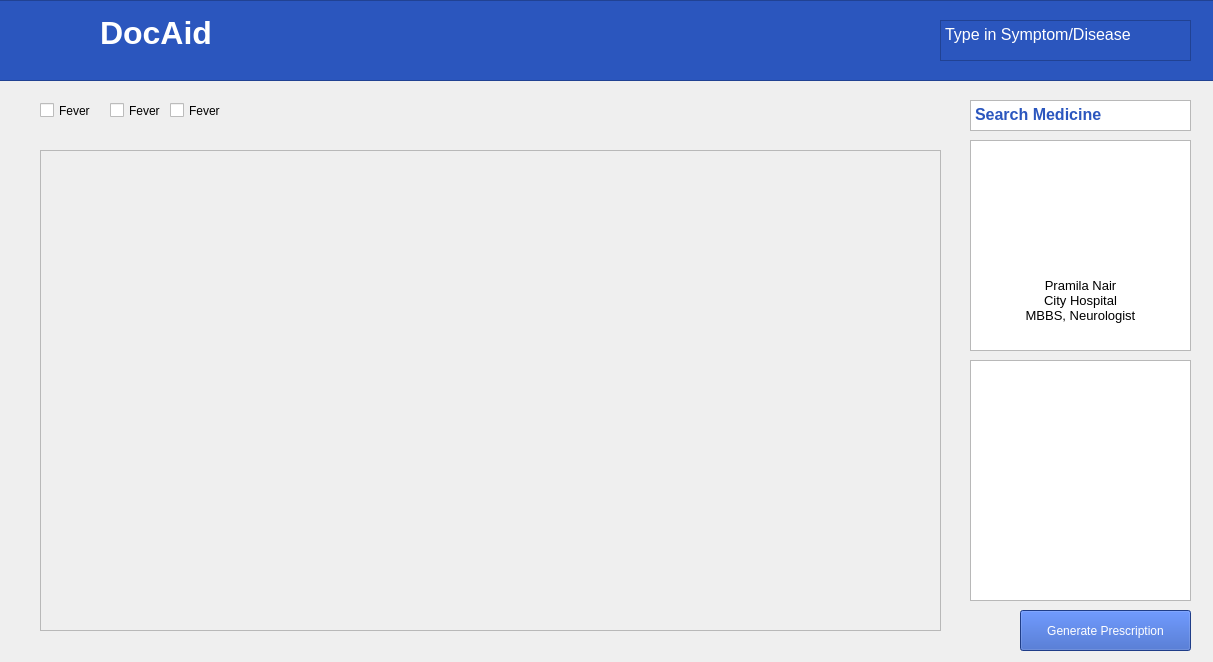
<?xml version="1.0" encoding="UTF-8"?>
<ui version="4.0">
 <class>Prescription</class>
 <widget class="QMainWindow" name="Prescription">
  <property name="geometry">
   <rect>
    <x>0</x>
    <y>0</y>
    <width>1213</width>
    <height>662</height>
   </rect>
  </property>
  <property name="windowTitle">
   <string>MainWindow</string>
  </property>
  <widget class="QWidget" name="centralwidget">
   <widget class="QTextBrowser" name="doc_data">
    <property name="geometry">
     <rect>
      <x>970</x>
      <y>140</y>
      <width>221</width>
      <height>211</height>
     </rect>
    </property>
    <property name="html">
     <string>&lt;!DOCTYPE HTML PUBLIC &quot;-//W3C//DTD HTML 4.0//EN&quot; &quot;http://www.w3.org/TR/REC-html40/strict.dtd&quot;&gt;
&lt;html&gt;&lt;head&gt;&lt;meta name=&quot;qrichtext&quot; content=&quot;1&quot; /&gt;&lt;style type=&quot;text/css&quot;&gt;
p, li { white-space: pre-wrap; }
&lt;/style&gt;&lt;/head&gt;&lt;body style=&quot; font-family:'Ubuntu'; font-size:11pt; font-weight:400; font-style:normal;&quot;&gt;
&lt;p align=&quot;center&quot; dir='rtl' style=&quot;-qt-paragraph-type:empty; margin-top:0px; margin-bottom:0px; margin-left:0px; margin-right:0px; -qt-block-indent:0; text-indent:0px; font-family:'MS Shell Dlg 2'; font-size:8.25pt;&quot;&gt;&lt;br /&gt;&lt;/p&gt;
&lt;p align=&quot;center&quot; dir='rtl' style=&quot;-qt-paragraph-type:empty; margin-top:0px; margin-bottom:0px; margin-left:0px; margin-right:0px; -qt-block-indent:0; text-indent:0px; font-family:'MS Shell Dlg 2'; font-size:10pt;&quot;&gt;&lt;br /&gt;&lt;/p&gt;
&lt;p align=&quot;center&quot; dir='rtl' style=&quot;-qt-paragraph-type:empty; margin-top:0px; margin-bottom:0px; margin-left:0px; margin-right:0px; -qt-block-indent:0; text-indent:0px; font-family:'MS Shell Dlg 2'; font-size:10pt;&quot;&gt;&lt;br /&gt;&lt;/p&gt;
&lt;p align=&quot;center&quot; dir='rtl' style=&quot;-qt-paragraph-type:empty; margin-top:0px; margin-bottom:0px; margin-left:0px; margin-right:0px; -qt-block-indent:0; text-indent:0px; font-family:'MS Shell Dlg 2'; font-size:10pt;&quot;&gt;&lt;br /&gt;&lt;/p&gt;
&lt;p align=&quot;center&quot; dir='rtl' style=&quot;-qt-paragraph-type:empty; margin-top:0px; margin-bottom:0px; margin-left:0px; margin-right:0px; -qt-block-indent:0; text-indent:0px; font-family:'MS Shell Dlg 2'; font-size:10pt;&quot;&gt;&lt;br /&gt;&lt;/p&gt;
&lt;p align=&quot;center&quot; dir='rtl' style=&quot;-qt-paragraph-type:empty; margin-top:0px; margin-bottom:0px; margin-left:0px; margin-right:0px; -qt-block-indent:0; text-indent:0px; font-family:'MS Shell Dlg 2'; font-size:10pt;&quot;&gt;&lt;br /&gt;&lt;/p&gt;
&lt;p align=&quot;center&quot; dir='rtl' style=&quot;-qt-paragraph-type:empty; margin-top:0px; margin-bottom:0px; margin-left:0px; margin-right:0px; -qt-block-indent:0; text-indent:0px; font-family:'MS Shell Dlg 2'; font-size:10pt;&quot;&gt;&lt;br /&gt;&lt;/p&gt;
&lt;p align=&quot;center&quot; dir='rtl' style=&quot;-qt-paragraph-type:empty; margin-top:0px; margin-bottom:0px; margin-left:0px; margin-right:0px; -qt-block-indent:0; text-indent:0px; font-family:'MS Shell Dlg 2'; font-size:10pt;&quot;&gt;&lt;br /&gt;&lt;/p&gt;
&lt;p align=&quot;center&quot; dir='rtl' style=&quot;-qt-paragraph-type:empty; margin-top:0px; margin-bottom:0px; margin-left:0px; margin-right:0px; -qt-block-indent:0; text-indent:0px; font-family:'MS Shell Dlg 2'; font-size:10pt;&quot;&gt;&lt;br /&gt;&lt;/p&gt;
&lt;p align=&quot;center&quot; dir='rtl' style=&quot; margin-top:0px; margin-bottom:0px; margin-left:0px; margin-right:0px; -qt-block-indent:0; text-indent:0px;&quot;&gt;&lt;span style=&quot; font-family:'MS Shell Dlg 2'; font-size:10pt;&quot;&gt;Pramila Nair&lt;/span&gt;&lt;/p&gt;
&lt;p align=&quot;center&quot; dir='rtl' style=&quot; margin-top:0px; margin-bottom:0px; margin-left:0px; margin-right:0px; -qt-block-indent:0; text-indent:0px;&quot;&gt;&lt;span style=&quot; font-family:'MS Shell Dlg 2'; font-size:10pt;&quot;&gt;City Hospital&lt;/span&gt;&lt;/p&gt;
&lt;p align=&quot;center&quot; dir='rtl' style=&quot; margin-top:0px; margin-bottom:0px; margin-left:0px; margin-right:0px; -qt-block-indent:0; text-indent:0px;&quot;&gt;&lt;span style=&quot; font-family:'MS Shell Dlg 2'; font-size:10pt;&quot;&gt;MBBS, Neurologist&lt;/span&gt;&lt;/p&gt;&lt;/body&gt;&lt;/html&gt;</string>
    </property>
   </widget>
   <widget class="QLabel" name="label">
    <property name="geometry">
     <rect>
      <x>20</x>
      <y>0</y>
      <width>71</width>
      <height>71</height>
     </rect>
    </property>
    <property name="text">
     <string/>
    </property>
    <property name="pixmap">
     <pixmap>../.designer/Downloads/DeepinScreenshot_20190821152323-removebg-preview.png</pixmap>
    </property>
   </widget>
   <widget class="QCheckBox" name="checkBox">
    <property name="geometry">
     <rect>
      <x>40</x>
      <y>100</y>
      <width>91</width>
      <height>21</height>
     </rect>
    </property>
    <property name="text">
     <string>Fever</string>
    </property>
   </widget>
   <widget class="QPushButton" name="pushButton_9">
    <property name="geometry">
     <rect>
      <x>1020</x>
      <y>610</y>
      <width>171</width>
      <height>41</height>
     </rect>
    </property>
    <property name="palette">
     <palette>
      <active>
       <colorrole role="Button">
        <brush brushstyle="SolidPattern">
         <color alpha="255">
          <red>43</red>
          <green>86</green>
          <blue>190</blue>
         </color>
        </brush>
       </colorrole>
       <colorrole role="Text">
        <brush brushstyle="SolidPattern">
         <color alpha="255">
          <red>255</red>
          <green>255</green>
          <blue>255</blue>
         </color>
        </brush>
       </colorrole>
       <colorrole role="ButtonText">
        <brush brushstyle="SolidPattern">
         <color alpha="255">
          <red>255</red>
          <green>255</green>
          <blue>255</blue>
         </color>
        </brush>
       </colorrole>
       <colorrole role="Base">
        <brush brushstyle="SolidPattern">
         <color alpha="255">
          <red>43</red>
          <green>86</green>
          <blue>190</blue>
         </color>
        </brush>
       </colorrole>
       <colorrole role="Window">
        <brush brushstyle="SolidPattern">
         <color alpha="255">
          <red>43</red>
          <green>86</green>
          <blue>190</blue>
         </color>
        </brush>
       </colorrole>
      </active>
      <inactive>
       <colorrole role="Button">
        <brush brushstyle="SolidPattern">
         <color alpha="255">
          <red>43</red>
          <green>86</green>
          <blue>190</blue>
         </color>
        </brush>
       </colorrole>
       <colorrole role="Text">
        <brush brushstyle="SolidPattern">
         <color alpha="255">
          <red>255</red>
          <green>255</green>
          <blue>255</blue>
         </color>
        </brush>
       </colorrole>
       <colorrole role="ButtonText">
        <brush brushstyle="SolidPattern">
         <color alpha="255">
          <red>255</red>
          <green>255</green>
          <blue>255</blue>
         </color>
        </brush>
       </colorrole>
       <colorrole role="Base">
        <brush brushstyle="SolidPattern">
         <color alpha="255">
          <red>43</red>
          <green>86</green>
          <blue>190</blue>
         </color>
        </brush>
       </colorrole>
       <colorrole role="Window">
        <brush brushstyle="SolidPattern">
         <color alpha="255">
          <red>43</red>
          <green>86</green>
          <blue>190</blue>
         </color>
        </brush>
       </colorrole>
      </inactive>
      <disabled>
       <colorrole role="Button">
        <brush brushstyle="SolidPattern">
         <color alpha="255">
          <red>43</red>
          <green>86</green>
          <blue>190</blue>
         </color>
        </brush>
       </colorrole>
       <colorrole role="Text">
        <brush brushstyle="SolidPattern">
         <color alpha="255">
          <red>120</red>
          <green>120</green>
          <blue>120</blue>
         </color>
        </brush>
       </colorrole>
       <colorrole role="ButtonText">
        <brush brushstyle="SolidPattern">
         <color alpha="255">
          <red>120</red>
          <green>120</green>
          <blue>120</blue>
         </color>
        </brush>
       </colorrole>
       <colorrole role="Base">
        <brush brushstyle="SolidPattern">
         <color alpha="255">
          <red>43</red>
          <green>86</green>
          <blue>190</blue>
         </color>
        </brush>
       </colorrole>
       <colorrole role="Window">
        <brush brushstyle="SolidPattern">
         <color alpha="255">
          <red>43</red>
          <green>86</green>
          <blue>190</blue>
         </color>
        </brush>
       </colorrole>
      </disabled>
     </palette>
    </property>
    <property name="styleSheet">
     <string notr="true">background-color: rgb(43, 86, 190);</string>
    </property>
    <property name="text">
     <string>Generate Prescription</string>
    </property>
   </widget>
   <widget class="QTextBrowser" name="nav">
    <property name="geometry">
     <rect>
      <x>-10</x>
      <y>0</y>
      <width>1231</width>
      <height>81</height>
     </rect>
    </property>
    <property name="styleSheet">
     <string notr="true">background-color: rgb(43, 86, 190);</string>
    </property>
    <property name="html">
     <string>&lt;!DOCTYPE HTML PUBLIC &quot;-//W3C//DTD HTML 4.0//EN&quot; &quot;http://www.w3.org/TR/REC-html40/strict.dtd&quot;&gt;
&lt;html&gt;&lt;head&gt;&lt;meta name=&quot;qrichtext&quot; content=&quot;1&quot; /&gt;&lt;style type=&quot;text/css&quot;&gt;
p, li { white-space: pre-wrap; }
&lt;/style&gt;&lt;/head&gt;&lt;body style=&quot; font-family:'Ubuntu'; font-size:11pt; font-weight:400; font-style:normal;&quot;&gt;
&lt;p style=&quot;-qt-paragraph-type:empty; margin-top:0px; margin-bottom:0px; margin-left:0px; margin-right:0px; -qt-block-indent:0; text-indent:0px;&quot;&gt;&lt;br /&gt;&lt;/p&gt;&lt;/body&gt;&lt;/html&gt;</string>
    </property>
   </widget>
   <widget class="QTextEdit" name="textEdit_2">
    <property name="geometry">
     <rect>
      <x>970</x>
      <y>100</y>
      <width>221</width>
      <height>31</height>
     </rect>
    </property>
    <property name="html">
     <string>&lt;!DOCTYPE HTML PUBLIC &quot;-//W3C//DTD HTML 4.0//EN&quot; &quot;http://www.w3.org/TR/REC-html40/strict.dtd&quot;&gt;
&lt;html&gt;&lt;head&gt;&lt;meta name=&quot;qrichtext&quot; content=&quot;1&quot; /&gt;&lt;style type=&quot;text/css&quot;&gt;
p, li { white-space: pre-wrap; }
&lt;/style&gt;&lt;/head&gt;&lt;body style=&quot; font-family:'Ubuntu'; font-size:11pt; font-weight:400; font-style:normal;&quot;&gt;
&lt;p style=&quot; margin-top:0px; margin-bottom:0px; margin-left:0px; margin-right:0px; -qt-block-indent:0; text-indent:0px;&quot;&gt;&lt;span style=&quot; font-family:'MS Shell Dlg 2'; font-size:12pt; font-weight:600; color:#2b56be;&quot;&gt;Search Medicine&lt;/span&gt;&lt;/p&gt;&lt;/body&gt;&lt;/html&gt;</string>
    </property>
   </widget>
   <widget class="QLabel" name="label_2">
    <property name="geometry">
     <rect>
      <x>990</x>
      <y>150</y>
      <width>181</width>
      <height>141</height>
     </rect>
    </property>
    <property name="text">
     <string/>
    </property>
    <property name="pixmap">
     <pixmap>../venv/images/doctor-background-design_1270-62.png</pixmap>
    </property>
   </widget>
   <widget class="QLabel" name="label_4">
    <property name="geometry">
     <rect>
      <x>740</x>
      <y>10</y>
      <width>9</width>
      <height>17</height>
     </rect>
    </property>
    <property name="text">
     <string/>
    </property>
    <property name="pixmap">
     <pixmap>../Downloads/24px.svg</pixmap>
    </property>
   </widget>
   <widget class="QTextBrowser" name="textBrowser">
    <property name="geometry">
     <rect>
      <x>970</x>
      <y>360</y>
      <width>221</width>
      <height>241</height>
     </rect>
    </property>
    <property name="html">
     <string>&lt;!DOCTYPE HTML PUBLIC &quot;-//W3C//DTD HTML 4.0//EN&quot; &quot;http://www.w3.org/TR/REC-html40/strict.dtd&quot;&gt;
&lt;html&gt;&lt;head&gt;&lt;meta name=&quot;qrichtext&quot; content=&quot;1&quot; /&gt;&lt;style type=&quot;text/css&quot;&gt;
p, li { white-space: pre-wrap; }
&lt;/style&gt;&lt;/head&gt;&lt;body style=&quot; font-family:'Ubuntu'; font-size:11pt; font-weight:400; font-style:normal;&quot;&gt;
&lt;p style=&quot;-qt-paragraph-type:empty; margin-top:0px; margin-bottom:0px; margin-left:0px; margin-right:0px; -qt-block-indent:0; text-indent:0px;&quot;&gt;&lt;br /&gt;&lt;/p&gt;&lt;/body&gt;&lt;/html&gt;</string>
    </property>
   </widget>
   <widget class="QLabel" name="label_3">
    <property name="geometry">
     <rect>
      <x>20</x>
      <y>5</y>
      <width>67</width>
      <height>61</height>
     </rect>
    </property>
    <property name="text">
     <string/>
    </property>
    <property name="pixmap">
     <pixmap>images/DeepinScreenshot_20190821152323-removebg-preview.png</pixmap>
    </property>
   </widget>
   <widget class="QLabel" name="label_6">
    <property name="geometry">
     <rect>
      <x>100</x>
      <y>15</y>
      <width>111</width>
      <height>37</height>
     </rect>
    </property>
    <property name="text">
     <string>&lt;html&gt;&lt;head/&gt;&lt;body&gt;&lt;p&gt;&lt;span style=&quot; font-size:24pt; font-weight:600; color:#ffffff;&quot;&gt;DocAid&lt;/span&gt;&lt;/p&gt;&lt;/body&gt;&lt;/html&gt;</string>
    </property>
   </widget>
   <widget class="QTextEdit" name="textEdit">
    <property name="geometry">
     <rect>
      <x>940</x>
      <y>20</y>
      <width>251</width>
      <height>41</height>
     </rect>
    </property>
    <property name="palette">
     <palette>
      <active>
       <colorrole role="WindowText">
        <brush brushstyle="SolidPattern">
         <color alpha="255">
          <red>0</red>
          <green>0</green>
          <blue>0</blue>
         </color>
        </brush>
       </colorrole>
       <colorrole role="Button">
        <brush brushstyle="SolidPattern">
         <color alpha="255">
          <red>43</red>
          <green>86</green>
          <blue>190</blue>
         </color>
        </brush>
       </colorrole>
       <colorrole role="Midlight">
        <brush brushstyle="SolidPattern">
         <color alpha="255">
          <red>255</red>
          <green>255</green>
          <blue>255</blue>
         </color>
        </brush>
       </colorrole>
       <colorrole role="Dark">
        <brush brushstyle="SolidPattern">
         <color alpha="255">
          <red>255</red>
          <green>255</green>
          <blue>255</blue>
         </color>
        </brush>
       </colorrole>
       <colorrole role="Mid">
        <brush brushstyle="SolidPattern">
         <color alpha="255">
          <red>255</red>
          <green>255</green>
          <blue>255</blue>
         </color>
        </brush>
       </colorrole>
       <colorrole role="Text">
        <brush brushstyle="SolidPattern">
         <color alpha="255">
          <red>0</red>
          <green>0</green>
          <blue>0</blue>
         </color>
        </brush>
       </colorrole>
       <colorrole role="ButtonText">
        <brush brushstyle="SolidPattern">
         <color alpha="255">
          <red>255</red>
          <green>255</green>
          <blue>255</blue>
         </color>
        </brush>
       </colorrole>
       <colorrole role="Base">
        <brush brushstyle="SolidPattern">
         <color alpha="255">
          <red>43</red>
          <green>86</green>
          <blue>190</blue>
         </color>
        </brush>
       </colorrole>
       <colorrole role="Window">
        <brush brushstyle="SolidPattern">
         <color alpha="255">
          <red>43</red>
          <green>86</green>
          <blue>190</blue>
         </color>
        </brush>
       </colorrole>
       <colorrole role="Shadow">
        <brush brushstyle="SolidPattern">
         <color alpha="255">
          <red>255</red>
          <green>255</green>
          <blue>255</blue>
         </color>
        </brush>
       </colorrole>
      </active>
      <inactive>
       <colorrole role="WindowText">
        <brush brushstyle="SolidPattern">
         <color alpha="255">
          <red>0</red>
          <green>0</green>
          <blue>0</blue>
         </color>
        </brush>
       </colorrole>
       <colorrole role="Button">
        <brush brushstyle="SolidPattern">
         <color alpha="255">
          <red>43</red>
          <green>86</green>
          <blue>190</blue>
         </color>
        </brush>
       </colorrole>
       <colorrole role="Midlight">
        <brush brushstyle="SolidPattern">
         <color alpha="255">
          <red>255</red>
          <green>255</green>
          <blue>255</blue>
         </color>
        </brush>
       </colorrole>
       <colorrole role="Dark">
        <brush brushstyle="SolidPattern">
         <color alpha="255">
          <red>255</red>
          <green>255</green>
          <blue>255</blue>
         </color>
        </brush>
       </colorrole>
       <colorrole role="Mid">
        <brush brushstyle="SolidPattern">
         <color alpha="255">
          <red>255</red>
          <green>255</green>
          <blue>255</blue>
         </color>
        </brush>
       </colorrole>
       <colorrole role="Text">
        <brush brushstyle="SolidPattern">
         <color alpha="255">
          <red>0</red>
          <green>0</green>
          <blue>0</blue>
         </color>
        </brush>
       </colorrole>
       <colorrole role="ButtonText">
        <brush brushstyle="SolidPattern">
         <color alpha="255">
          <red>255</red>
          <green>255</green>
          <blue>255</blue>
         </color>
        </brush>
       </colorrole>
       <colorrole role="Base">
        <brush brushstyle="SolidPattern">
         <color alpha="255">
          <red>43</red>
          <green>86</green>
          <blue>190</blue>
         </color>
        </brush>
       </colorrole>
       <colorrole role="Window">
        <brush brushstyle="SolidPattern">
         <color alpha="255">
          <red>43</red>
          <green>86</green>
          <blue>190</blue>
         </color>
        </brush>
       </colorrole>
       <colorrole role="Shadow">
        <brush brushstyle="SolidPattern">
         <color alpha="255">
          <red>255</red>
          <green>255</green>
          <blue>255</blue>
         </color>
        </brush>
       </colorrole>
      </inactive>
      <disabled>
       <colorrole role="WindowText">
        <brush brushstyle="SolidPattern">
         <color alpha="255">
          <red>255</red>
          <green>255</green>
          <blue>255</blue>
         </color>
        </brush>
       </colorrole>
       <colorrole role="Button">
        <brush brushstyle="SolidPattern">
         <color alpha="255">
          <red>43</red>
          <green>86</green>
          <blue>190</blue>
         </color>
        </brush>
       </colorrole>
       <colorrole role="Midlight">
        <brush brushstyle="SolidPattern">
         <color alpha="255">
          <red>255</red>
          <green>255</green>
          <blue>255</blue>
         </color>
        </brush>
       </colorrole>
       <colorrole role="Dark">
        <brush brushstyle="SolidPattern">
         <color alpha="255">
          <red>255</red>
          <green>255</green>
          <blue>255</blue>
         </color>
        </brush>
       </colorrole>
       <colorrole role="Mid">
        <brush brushstyle="SolidPattern">
         <color alpha="255">
          <red>255</red>
          <green>255</green>
          <blue>255</blue>
         </color>
        </brush>
       </colorrole>
       <colorrole role="Text">
        <brush brushstyle="SolidPattern">
         <color alpha="255">
          <red>255</red>
          <green>255</green>
          <blue>255</blue>
         </color>
        </brush>
       </colorrole>
       <colorrole role="ButtonText">
        <brush brushstyle="SolidPattern">
         <color alpha="255">
          <red>255</red>
          <green>255</green>
          <blue>255</blue>
         </color>
        </brush>
       </colorrole>
       <colorrole role="Base">
        <brush brushstyle="SolidPattern">
         <color alpha="255">
          <red>43</red>
          <green>86</green>
          <blue>190</blue>
         </color>
        </brush>
       </colorrole>
       <colorrole role="Window">
        <brush brushstyle="SolidPattern">
         <color alpha="255">
          <red>43</red>
          <green>86</green>
          <blue>190</blue>
         </color>
        </brush>
       </colorrole>
       <colorrole role="Shadow">
        <brush brushstyle="SolidPattern">
         <color alpha="255">
          <red>255</red>
          <green>255</green>
          <blue>255</blue>
         </color>
        </brush>
       </colorrole>
      </disabled>
     </palette>
    </property>
    <property name="styleSheet">
     <string notr="true">background-color: rgb(43, 86, 190);</string>
    </property>
    <property name="html">
     <string>&lt;!DOCTYPE HTML PUBLIC &quot;-//W3C//DTD HTML 4.0//EN&quot; &quot;http://www.w3.org/TR/REC-html40/strict.dtd&quot;&gt;
&lt;html&gt;&lt;head&gt;&lt;meta name=&quot;qrichtext&quot; content=&quot;1&quot; /&gt;&lt;style type=&quot;text/css&quot;&gt;
p, li { white-space: pre-wrap; }
&lt;/style&gt;&lt;/head&gt;&lt;body style=&quot; font-family:'Ubuntu'; font-size:11pt; font-weight:400; font-style:normal;&quot;&gt;
&lt;p style=&quot; margin-top:0px; margin-bottom:0px; margin-left:0px; margin-right:0px; -qt-block-indent:0; text-indent:0px;&quot;&gt;&lt;span style=&quot; font-family:'MS Shell Dlg 2'; font-size:12pt; color:#ffffff;&quot;&gt;Type in Symptom/Disease&lt;/span&gt;&lt;/p&gt;&lt;/body&gt;&lt;/html&gt;</string>
    </property>
   </widget>
   <widget class="QWidget" name="verticalLayoutWidget">
    <property name="geometry">
     <rect>
      <x>40</x>
      <y>150</y>
      <width>901</width>
      <height>481</height>
     </rect>
    </property>
    <layout class="QVBoxLayout" name="verticalLayout">
     <item>
      <widget class="QScrollArea" name="scrollArea">
       <property name="widgetResizable">
        <bool>true</bool>
       </property>
       <widget class="QWidget" name="scrollAreaWidgetContents">
        <property name="geometry">
         <rect>
          <x>0</x>
          <y>0</y>
          <width>897</width>
          <height>477</height>
         </rect>
        </property>
        <layout class="QVBoxLayout" name="verticalLayout_2"/>
       </widget>
      </widget>
     </item>
    </layout>
   </widget>
   <widget class="QCheckBox" name="checkBox_2">
    <property name="geometry">
     <rect>
      <x>110</x>
      <y>100</y>
      <width>91</width>
      <height>21</height>
     </rect>
    </property>
    <property name="text">
     <string>Fever</string>
    </property>
   </widget>
   <widget class="QCheckBox" name="checkBox_3">
    <property name="geometry">
     <rect>
      <x>170</x>
      <y>100</y>
      <width>91</width>
      <height>21</height>
     </rect>
    </property>
    <property name="text">
     <string>Fever</string>
    </property>
   </widget>
   <widget class="QLabel" name="label_5">
    <property name="geometry">
     <rect>
      <x>990</x>
      <y>370</y>
      <width>181</width>
      <height>221</height>
     </rect>
    </property>
    <property name="text">
     <string/>
    </property>
   </widget>
  </widget>
 </widget>
 <resources/>
 <connections/>
</ui>
